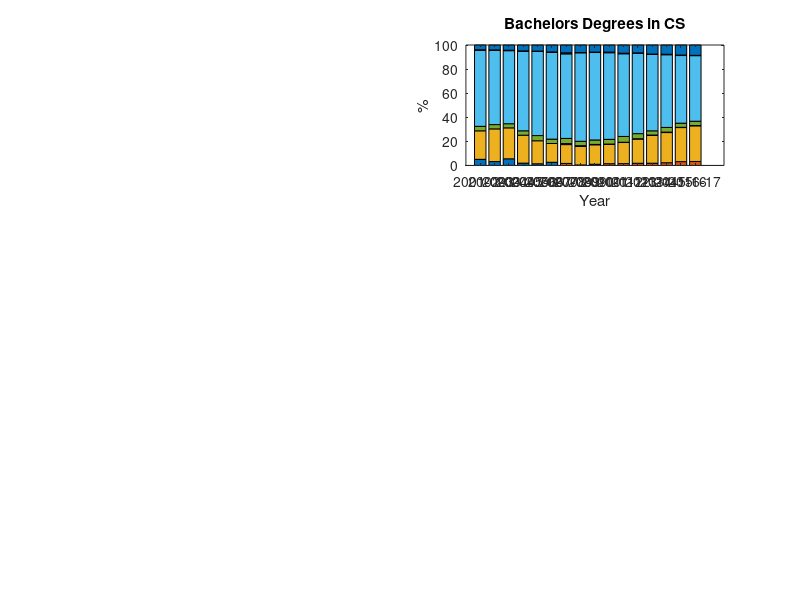

This chart was generated by the following MATLAB code: (Note: this script raises an error after producing the figure.)
% Author: J. Jake Nichol
% Email: jjaken@unm.edu
%
% Naming Key:
%   B - Bachelors
%   M - Masters
%   D - Doctorate (PhD)
%   NA - Nonresident Alien
%   AIAN - American Indian or Alaska Native
%   A - Asian
%   BAA - Black or African-American
%   NH - Native Hawaiian/Pacific Islander
%   W - White
%   MR - Multiracial, not Hispanic
%   O - Other/Not Listed

Year = 2002:2017;
YearString = {'2001-02','2002-03','2003-04','2004-05','2005-06','2006-07','2007-08',...
    '2008-09','2009-10','2010-11','2011-12','2012-13','2013-14','2014-15',...
    '2015-16','2016-17'};

BNATotal = [921;1218;1309;1082;794;496;423;377;584;524;619;698;884;1053;1493;2205];
BAIANTotal = [44;41;47;31;25;30;56;16;27;39;39;22;35;48;53;42];
BATotal = [2346;3053;2977;2279;1587;1115;998;878;1034;1115;1477;1545;2079;2734;3625;4564];
BBAATotal = [368;399;399;358;358;261;273;207;236;274;407;322;315;425;440;547];
BNHTotal = [0;0;0;0;0;0;54;38;20;22;18;22;21;42;26;45]; % No data before 2009 - combined with asian
BWTotal = [6261;6934;7027;6482;5805;5158;4483;4198;4650;5026;5793;5131;5687;6589;7202;8402];
BMRTotal = [0;0;0;0;0;0;108;24;65;104;130;141;168;248;409;511]; % Is "other/notlisted" before 2008
BHTotal = [390;456;500;479;421;412;414;355;373;409;575;499;672;835;1069;1322];
BOTotal = [506;362;642;189;118;191;0;0;0;0;0;0;0;0;0;0;];
BTotalREKnown = [10836;12463;12901;10900;9108;7663;6809;6093;6989;7513;9058;8380;9861;11974;14317;17638];
BGrandTotal = [16907;16633;17876;15137;12929;10284;9217;8100;9008;9286;11049;10776;12228;15256;18954;22343];
BAIANPercent = BAIANTotal./(BTotalREKnown-BNATotal)*100;
BAPercent = BATotal./(BTotalREKnown-BNATotal)*100;
BBAAPercent = BBAATotal./(BTotalREKnown-BNATotal)*100;
BNHPercent = BNHTotal./(BTotalREKnown-BNATotal)*100;
BWPercent = BWTotal./(BTotalREKnown-BNATotal)*100;
BMRPercent = BMRTotal./(BTotalREKnown-BNATotal)*100;
BHPercent = BHTotal./(BTotalREKnown-BNATotal)*100;
BOPercent = BOTotal./(BTotalREKnown-BNATotal)*100;

MNATotal = [3218;4096;3974;3790;2979;3470;3469;3858;3585;3332;4123;4245;4742;6076;7883;8813];
MAIANTotal = [9;13;17;27;16;8;14;15;9;12;10;9;7;48;14;23];
MATotal = [909;1072;1266;1094;942;918;665;550;646;753;484;556;500;958;731;921];
MBAATotal = [65;95;113;151;124;132;110;96;78;96;123;65;86;110;78;111];
MNHTotal = [0;0;0;0;0;0;14;24;14;19;9;4;1;3;8;3];
MWTotal = [1420;1678;1954;2112;2052;1851;1783;1561;1620;1533;1725;1521;1507;1534;1536;1842];
MMRTotal = [0;0;0;0;0;0;32;2;15;8;22;54;31;53;48;62];
MHTotal = [68;86;87;152;106;109;129;97;110;119;123;78;123;141;126;173];
MOTotal = [93;123;248;156;74;132;0;0;0;0;0;0;0;0;0;0;];
MTotalREKnown = [5782;7163;7659;7482;6293;6620;6216;6203;6077;5872;6619;6532;6997;8923;10424;11948];
MGrandTotal = [7031;8148;8735;8466;7117;7561;7383;6891;6851;6611;7462;7205;7488;9933;11239;13037];
MAIANPercent = MAIANTotal./(MTotalREKnown-MNATotal)*100;
MAPercent = MATotal./(MTotalREKnown-MNATotal)*100;
MBAAPercent = MBAATotal./(MTotalREKnown-MNATotal)*100;
MNHPercent = MNHTotal./(MTotalREKnown-MNATotal)*100;
MWPercent = MWTotal./(MTotalREKnown-MNATotal)*100;
MMRPercent = MMRTotal./(MTotalREKnown-MNATotal)*100;
MHPercent = MHTotal./(MTotalREKnown-MNATotal)*100;
MOPercent = MOTotal./(MTotalREKnown-MNATotal)*100;

DNATotal = [316;314;362;531;720;826;807;650;613;634;763;840;910;875;964;891];
DAIANTotal = [2;1;0;3;8;4;5;1;3;2;1;3;2;2;1;0];
DATotal = [81;105;100;112;165;207;178;181;169;171;168;136;123;92;116;130];
DBAATotal = [9;10;12;9;18;19;22;17;17;16;27;22;17;15;17;10];
DNHTotal = [0;0;0;0;0;0;0;9;7;4;5;3;3;6;5;1];
DWTotal = [275;281;290;330;351;430;419;462;503;465;496;406;441;416;407;371];
DMRTotal = [0;0;0;0;0;0;2;6;5;3;5;2;5;11;2;4];
DHTotal = [11;16;10;23;10;20;21;19;22;22;22;20;13;25;15;24];
DOTotal = [11;23;15;19;14;48;0;0;0;0;0;0;0;0;0;0;];
DTotalREKnown = [705;750;789;1027;1286;1554;1454;1345;1339;1317;1487;1432;1514;1442;1527;1431];
DGrandTotal = [766;811;923;1071;1312;1599;1597;1473;1481;1456;1606;1653;1651;1547;1659;1592];
DAIANPercent = DAIANTotal./(DTotalREKnown-DNATotal)*100;
DAPercent = DATotal./(DTotalREKnown-DNATotal)*100;
DBAAPercent = DBAATotal./(DTotalREKnown-DNATotal)*100;
DNHPercent = DNHTotal./(DTotalREKnown-DNATotal)*100;
DWPercent = DWTotal./(DTotalREKnown-DNATotal)*100;
DMRPercent = DMRTotal./(DTotalREKnown-DNATotal)*100;
DHPercent = DHTotal./(DTotalREKnown-DNATotal)*100;
DOPercent = DOTotal./(DTotalREKnown-DNATotal)*100;


f1 = figure(1);
subplot(3,2,2)
BB = [BOPercent,BMRPercent,BAPercent,BNHPercent,BBAAPercent,BWPercent,BAIANPercent,BHPercent];
bar(BB,'stacked')
title('Bachelors Degrees in CS')
xlabel('Year')
ylabel('%')
set(gca,'Xtick',1:1:16,'XtickLabel',YearString)
xtickangle(45)
ylim([0,100])
labels = {['Other/' newline 'Not Listed'],['Multirace,' newline 'Not Hispanic'],'Asian',...
    ['Native Hawaiian/' newline 'Pac-Islander'],['Black/' newline 'African-American'],'White',...
    ['Amer Indian/' newline 'Alaskan Native'],'Hispanic'};
fliplegend(labels);
legend('Location',[0.0 0.8 0.1 0.1])

subplot(3,2,4)
MB = [MOPercent,MMRPercent,MAPercent,MNHPercent,MBAAPercent,MWPercent,MAIANPercent,MHPercent];
bar(MB,'stacked')
title('Masters Degrees in CS')
xlabel('Year')
ylabel('%')
set(gca,'Xtick',1:1:16,'XtickLabel',YearString)
xtickangle(45)
ylim([0,100])
labels = {'Other/Not Listed','Multirace, Not Hispanic','Asian',...
    'Native Hawaiian/Pac-Islander','Black/African-American','White',...
    'Amer Indian/Alaskan Native','Hispanic'};
% fliplegend(labels);
% legend('Location','bestoutside')

subplot(3,2,6)
DB = [DOPercent,DMRPercent,DAPercent,DNHPercent,DBAAPercent,DWPercent,DAIANPercent,DHPercent];
bar(DB,'stacked')
title('Doctoral Degrees in CS')
xlabel('Year')
ylabel('%')
set(gca,'Xtick',1:1:16,'XtickLabel',YearString)
xtickangle(45)
ylim([0,100])
labels = {'Other/Not Listed','Multirace, Not Hispanic','Asian',...
    'Native Hawaiian/Pac-Islander','Black/African-American','White',...
    'Amer Indian/Alaskan Native','Hispanic'};
% fliplegend(labels);
% legend('Location','bestoutside')

subplot(3,2,1)
BBT = [BOTotal,BMRTotal,BATotal,BNHTotal,BBAATotal,BWTotal,BAIANTotal,BHTotal];
bar(BBT,'stacked')
title('Bachelors Degrees in CS')
xlabel('Year')
ylabel('Total')
set(gca,'Xtick',1:1:16,'XtickLabel',YearString)
xtickangle(45)
labels = {'Other/Not Listed','Multirace, Not Hispanic','Asian',...
    'Native Hawaiian/Pac-Islander','Black/African-American','White',...
    'Amer Indian/Alaskan Native','Hispanic'};
% fliplegend(labels);
% legend('Location','bestoutside')

subplot(3,2,3)
MBT = [MOTotal,MMRTotal,MATotal,MNHTotal,MBAATotal,MWTotal,MAIANTotal,MHTotal];
bar(MBT,'stacked')
title('Masters Degrees in CS')
xlabel('Year')
ylabel('Total')
set(gca,'Xtick',1:1:16,'XtickLabel',YearString)
xtickangle(45)
labels = {'Other/Not Listed','Multirace, Not Hispanic','Asian',...
    'Native Hawaiian/Pac-Islander','Black/African-American','White',...
    'Amer Indian/Alaskan Native','Hispanic'};
% fliplegend(labels);
% legend('Location','bestoutside')

subplot(3,2,5)
DBT = [DOTotal,DMRTotal,DATotal,DNHTotal,DBAATotal,DWTotal,DAIANTotal,DHTotal];
bar(DBT,'stacked')
title('Doctoral Degrees in CS')
xlabel('Year')
ylabel('Total')
set(gca,'Xtick',1:1:16,'XtickLabel',YearString)
xtickangle(45)
labels = {'Other/Not Listed','Multirace, Not Hispanic','Asian',...
    'Native Hawaiian/Pac-Islander','Black/African-American','White',...
    'Amer Indian/Alaskan Native','Hispanic'};
% fliplegend(labels);
% legend('Location','bestoutside')